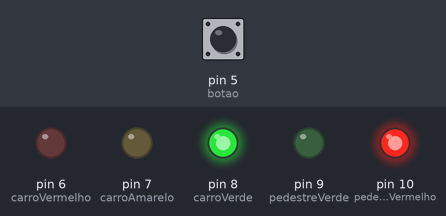
Simulated run of this sketch. Board: Arduino Leonardo, built with avr-gcc and run on an emulated ATmega32U4. On the bench: output pins drawn as LEDs (lit = HIGH). Inputs (shaded band) come from the test bench; at power-on: pin 5 (botao) HIGH.

Above: at 1.2 s.
1.3 s: pin 5 (botao) pulled LOW for 0.15 s
At 2.0 s:
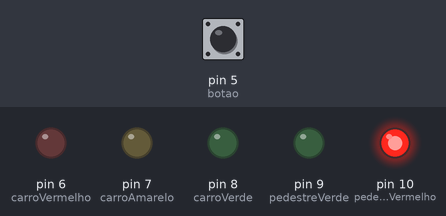
At 12.7 s:
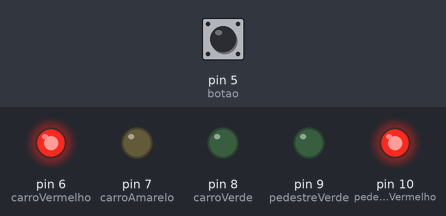
12.8 s: pin 5 (botao) pulled LOW for 3.2 s
At 18.2 s:
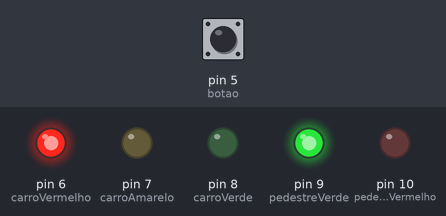
Timing chart, 0 to 27.8 s (numbered marks = the images above; inputs shaded):
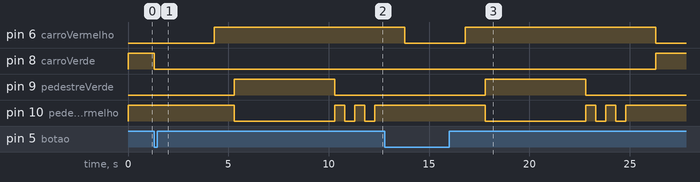

The sketch:

FaixaPedestresJ.ino
```cpp
int carroVerde = 8;
int carroAmarelo = 7;
int carroVermelho = 6;
int pedestreVerde = 9;
int pedestreVermelho = 10;
int botao = 5;

void setup() {
  pinMode(carroVerde, OUTPUT);
  pinMode(carroAmarelo, OUTPUT);
  pinMode(carroVermelho, OUTPUT);
  pinMode(pedestreVerde, OUTPUT);
  pinMode(pedestreVermelho, OUTPUT);
  pinMode(botao, INPUT);

  digitalWrite(carroVerde, LOW);
  digitalWrite(carroAmarelo, LOW);
  digitalWrite(carroVermelho, LOW);
  digitalWrite(pedestreVerde, LOW);
  digitalWrite(pedestreVermelho, LOW);

}

int state = !digitalRead(botao);

void loop()
{
  while (state == !(digitalRead(botao)))
{
  digitalWrite(carroVerde, HIGH);
  digitalWrite(pedestreVermelho, HIGH);
}

  digitalWrite(carroVerde, LOW);
  digitalWrite(carroAmarelo, LOW);
  delay(3000);
  digitalWrite(carroAmarelo, LOW);
  digitalWrite(carroVermelho, HIGH);
  delay(1000);
  digitalWrite(pedestreVermelho, LOW);
  digitalWrite(pedestreVerde, HIGH);
  delay(5000);
  digitalWrite(pedestreVerde, LOW);

  for(int i=0 ; i<5 ; i++)
{
    digitalWrite(pedestreVermelho, !(digitalRead(pedestreVermelho)));
    delay(500);
}

delay(1000);
digitalWrite(pedestreVerde, LOW);
digitalWrite(carroVermelho, LOW);

}
```

Measured:
- after the input at 1.3 s, pin 6 (carroVermelho): LOW → HIGH after 3.0 s; pin 8 (carroVerde): HIGH → LOW at once; pin 9 (pedestreVerde): LOW → HIGH after 4.0 s, → LOW 5.0 s later; pin 10 (pedestreVermelho): HIGH → LOW after 4.0 s, then repeats every 1.0 s: HIGH 0.50 s, LOW 0.50 s
- after the input at 12.8 s, pin 8 (carroVerde): LOW → HIGH after 13.5 s instead of 1.0 s; pin 9 (pedestreVerde): LOW → HIGH after 5.0 s, → LOW 5.0 s later; pin 10 (pedestreVermelho): HIGH → LOW after 5.0 s, then repeats every 1.0 s: HIGH 0.50 s, LOW 0.50 s, until it stays HIGH from 24.8 s
